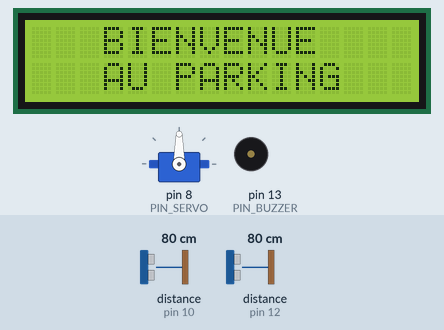
This sketch was run on a simulated Arduino Uno, built with avr-gcc and run on an emulated ATmega328P. Shown: 16×2 character LCD, servo, buzzer (waves = sounding). Wiring (inferred from the names in the program): 2 × ultrasonic range finder: trigger pin 9, echo pin 10 / trigger pin 11, echo pin 12. The test bench sets the inputs (shaded band); at power-on: distance to the obstacle (sensors on pin 10, pin 12) 80 cm. The echo pulse lasts 58.3 µs per cm.

Above: at 1.2 s.
1.3 s: distance to the obstacle (sensor on pin 10) set to 24 cm
2.8 s: distance to the obstacle (sensor on pin 10) set to 18 cm
At 3.35 s:
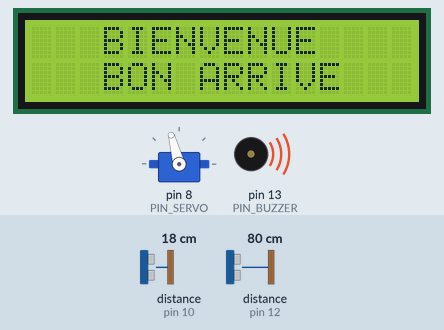
At 4.9 s:
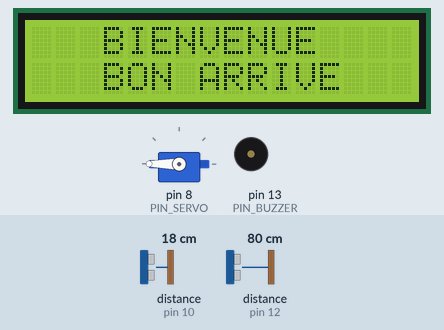
Timing chart, 0 to 6.4 s (numbered marks = the images above; inputs shaded):
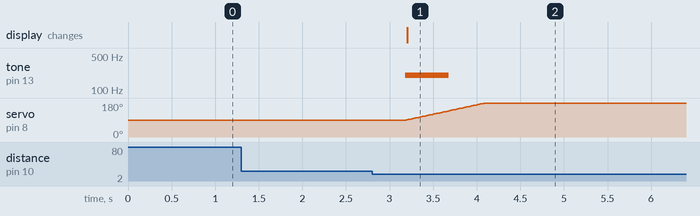

The sketch:

main.ino
```cpp
/**
 * e-mail : echerarhihamza@gmail.com
 * gitHub : https://github.com/ECHERARHIHAMZA
 *
 * @AUTEUR : ECHERARHI Hamza
 * DATE : 03/2023
 *
 * @Board : Arduino
 *
 * Barrière automatique
 *
 * @Outils:
 *
 * (1) Une carte arduino
 * (2) Deux capteurs ultrason HC-SR04
 * (1) un servomoteur
 * (1) un ecran lcd simple ou I2C
 * (1) un bipeur
*/

#define LCD_I2C false // Choix du type d'ecran
#define COL     16    // Nombre de colonne de l'ecran
#define ROW     2     // Nombre de colonne de la ligne

#ifdef __AVR__

	#include <Servo.h>

	#if (LCD_I2C == true)

		#include <LiquidCrystal_I2C.h>

		// Pin connecté au servomoteur
		#define PIN_SERVO   2
		// Pin capteur ultrason 1
		#define TRIG_PIN_1  3
		#define ECHO_PIN_1  4
		// Pin capteur ultrason 2
		#define TRIG_PIN_2  5
		#define ECHO_PIN_2  6
		//Pin buzzer
		#define PIN_BUZZER  7

		LiquidCrystal_I2C lcd(0x27, COL, ROW);

	#else

		#include <LiquidCrystal.h>

		// Connexion de l'ecran LCD
		#define EN 2
		#define RS 3
		#define D4 4
		#define D5 5
		#define D6 6
		#define D7 7
		// Pin connecté au servomoteur
		#define PIN_SERVO   8
		// Pin capteur ultrason 1
		#define TRIG_PIN_1  9
		#define ECHO_PIN_1  10
		// Pin capteur ultrason 2
		#define TRIG_PIN_2  11
		#define ECHO_PIN_2  12
		//Pin buzzer
		#define PIN_BUZZER  13

		LiquidCrystal lcd(RS,EN,D4,D5,D6,D7);
	#endif // fin #if

#else
	#error "Selectionner une carte arduino"
#endif // fin #ifdef

#define ATTENTE     10    // Attente après chaque incrémentation(servomoteur)
#define DISTANCE 	  20    // Distance de detection maximum en cm
#define DETECTION 	true
#define HAUT 	      180   // Angle servomoteur (porte ouverte)
#define BAS 	      90    // Angle servomoteur (porte fermer)
#define OPEN 	      false // Constante porte fermer
#define CLOSE     	true  // Constante porte ouverte

// Paramètres buzzer
#define FREQ    200
#define TIMEOUT 500

Servo servo; // Objet servomoteur

// Prototypes des fonctions
void gestion_porte(const bool etat);   // Permet de positionner le servomoteur
void gestionES(const uint8_t trigPin, const uint8_t echoPin); // Détermine si les 2 capteurs sont franchis
bool detection(const uint8_t trigPin, const uint8_t echoPin); // detecte si l'objet est près du capteur

void setup(){
	// Configuration de l'écran LCD
	#if(LCD_I2C == true)
		lcd.init();
		lcd.backlight();
	#else
		lcd.begin(COL,ROW);
	#endif

	// Configuration du servomoteur
	servo.attach(PIN_SERVO);
	servo.write(BAS);
	// Cobfiguration Buzzer
	pinMode(PIN_BUZZER, OUTPUT);
	//Configuration capteur ultrason
	pinMode(TRIG_PIN_1, OUTPUT);
	pinMode(TRIG_PIN_2, OUTPUT);
	pinMode(ECHO_PIN_1, INPUT);
	pinMode(ECHO_PIN_2, INPUT);
}

void loop(){
	// Affichage du message
	lcd.clear();
	lcd.setCursor(3,0);
	lcd.print("BIENVENUE");
	lcd.setCursor(3,1);
	lcd.print("AU PARKING");

	// Entrée
	if(detection(TRIG_PIN_1, ECHO_PIN_1) == DETECTION &&
		detection(TRIG_PIN_2, ECHO_PIN_2) == not DETECTION)
	{
		tone(PIN_BUZZER,FREQ,TIMEOUT);// bip
		// Affichage du message
		lcd.clear();
		lcd.setCursor(3,0);
		lcd.print("BIENVENUE");
		lcd.setCursor(3,1); // positionnement du curseur
		lcd.print("BON ARRIVE");
		// Ouverture porte
		gestion_porte(OPEN);
		// Dectection si capteur ultrason 1 franchis
		gestionES(TRIG_PIN_2, ECHO_PIN_2);
		// Fermeture porte
		gestion_porte(CLOSE);
	}// fin if

	// Sortie
	if(detection(TRIG_PIN_1, ECHO_PIN_1) == not DETECTION &&
		detection(TRIG_PIN_2, ECHO_PIN_2) == DETECTION)
	{
		tone(PIN_BUZZER,FREQ,TIMEOUT);// bip
		// Affichage du message
		lcd.clear();
		lcd.setCursor(3,0);
		lcd.print("BIENVENUE");
		lcd.setCursor(2,1); // positionnement du curseur
		lcd.print("BONNE SORTIE");
		// Ouverture porte
		gestion_porte(OPEN);
		// Dectection si capteur ultrason 2 franchis
		gestionES(TRIG_PIN_1, ECHO_PIN_1);
		// Fermeture porte
		gestion_porte(CLOSE);
	}// fin if

	delay(500);
}

void gestion_porte(const bool etat){
	if(etat == OPEN){
		for (int i = servo.read(); i <= HAUT; ++i){
			servo.write(i);
			delay(ATTENTE);
		}
	}
	if (etat == CLOSE){
		for (int i = servo.read(); i >= BAS; --i){
			servo.write(i);
			delay(ATTENTE);
		}
	}
}

void gestionES(const uint8_t trigPin, const uint8_t echoPin){
	while(detection(trigPin, echoPin) == not DETECTION){delay(ATTENTE);}
	while(detection(trigPin, echoPin) == DETECTION){delay(ATTENTE);}
	delay(1000);
}


bool detection(const uint8_t trigPin, const uint8_t echoPin){
  unsigned long duration = 0;
  unsigned long distance = 0;

  digitalWrite(trigPin, LOW);
  delayMicroseconds(2);

  digitalWrite(trigPin, HIGH);
  delayMicroseconds(10);
  digitalWrite(trigPin, LOW);
  // Lit la broche echoPin, renvoie le temps de parcours de l'onde sonore en microsecondes
  duration = pulseIn(echoPin, HIGH);
  distance = duration * 0.034 / 2;

  if(distance <= DISTANCE)
  	return DISTANCE;
  else
  	return not DISTANCE;
}
```

Measured:
- the behaviour switches between 22 and 21 cm on distance to the obstacle (sensor on pin 10) (found by bisection; images 0 and 1)
- after the input at 1.3 s, every drawn part: stays the same
- after the input at 2.8 s, tone on pin 13 (PIN_BUZZER): silent → 200 Hz after 0.38 s, → silent 0.50 s later; servo on pin 8 (PIN_SERVO): moves from 90° to 180° over 0.91 s, starting after 0.39 s; the display: changes after 0.40 s (image 1)
